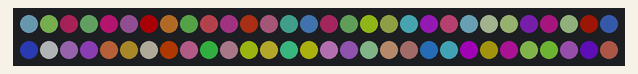
This sketch was run on a simulated Arduino Uno, built with avr-gcc and run on an emulated ATmega328P. Shown: 60 RGB LEDs in strip order, left to right, continuing on the next row. Dim RGB values are drawn brighter than linear; random numbers use the default seed unless the sketch sets one.

Above: at 2.18 s.
At 6.04 s:
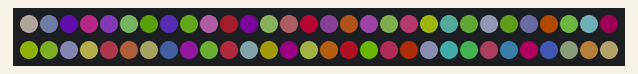
At 10.49 s:
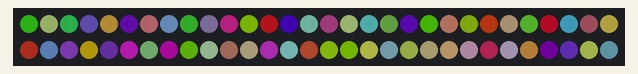
At 18.98 s:
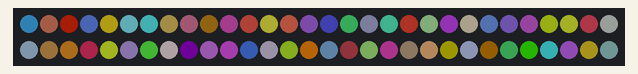
At 29.6 s:
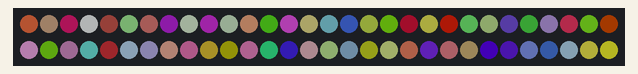
At 39.12 s:
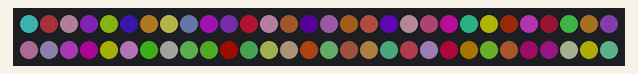

The sketch:

firestrip.ino
```cpp
#include <FastLED.h>

#define LED_STRIP_PIN 3
#define LED_COUNT 60
#define LED_TYPE WS2811
#define COLOR_ORDER GRB

CRGB leds[LED_COUNT];
int brightness = 64;

void setup()
{
    // put your setup code here, to run once:
    FastLED.addLeds<LED_TYPE, LED_STRIP_PIN, COLOR_ORDER>(leds, LED_COUNT);
    FastLED.setBrightness(brightness);
}

void loop()
{
    // put your main code here, to run repeatedly:

    for (int i = 0; i < LED_COUNT; ++i)
    {
        leds[i] = random(0x330000, 0xFFFFFF);
    }
    FastLED.show();
    int updatesPerSecond = random(10, 24);
    FastLED.delay(1000 / updatesPerSecond);
}
```
